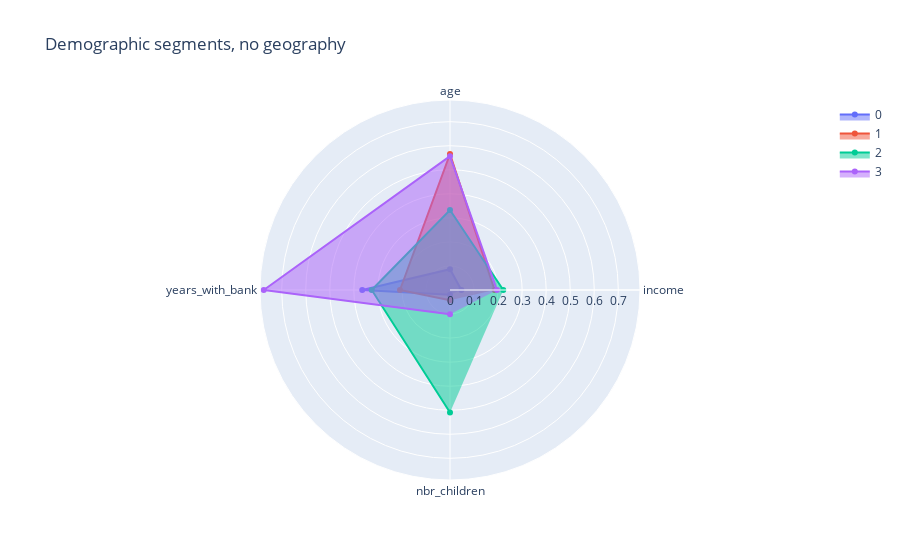

The code cell stored with this chart in its notebook:
### Code cell
plotRadarChart(radar_scaled.iloc[:,:4], "Demographic segments, no geography")

### Figure 1 — Plotly figure (JSON) as saved in the notebook; plotly's stock layout.template omitted (floating-point values rounded to 4 significant figures)
{"data": [{"fill": "toself", "name": "0", "r": [0.04731, 0.08647, 0.3651, 0.0197], "theta": ["income", "age", "years_with_bank", "nbr_children"], "type": "scatterpolar"}, {"fill": "toself", "name": "1", "r": [0.1854, 0.5656, 0.208, 0.04255], "theta": ["income", "age", "years_with_bank", "nbr_children"], "type": "scatterpolar"}, {"fill": "toself", "name": "2", "r": [0.2216, 0.3324, 0.3256, 0.5097], "theta": ["income", "age", "years_with_bank", "nbr_children"], "type": "scatterpolar"}, {"fill": "toself", "name": "3", "r": [0.1953, 0.5565, 0.7746, 0.1009], "theta": ["income", "age", "years_with_bank", "nbr_children"], "type": "scatterpolar"}], "layout": {"polar": {"radialaxis": {"visible": true}}, "showlegend": true, "title": {"text": "Demographic segments, no geography"}}}
